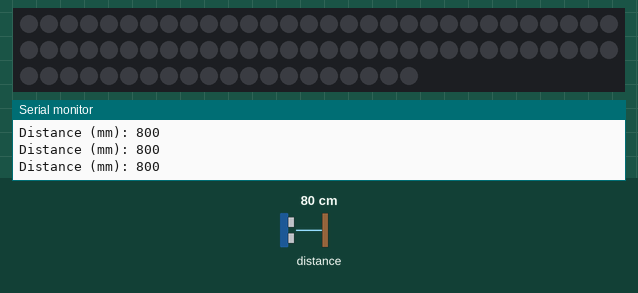
This sketch was run on a simulated Arduino Uno, built with avr-gcc and run on an emulated ATmega328P. Shown: 80 RGB LEDs in strip order, left to right, continuing on the next row, the last lines printed to the serial monitor. Inputs (shaded band) come from the test bench; at power-on: distance to the obstacle 80 cm. Dim RGB values are drawn brighter than linear.

Above: at 1.2 s.
1.3 s: distance to the obstacle set to 2 cm
At 1.91 s:
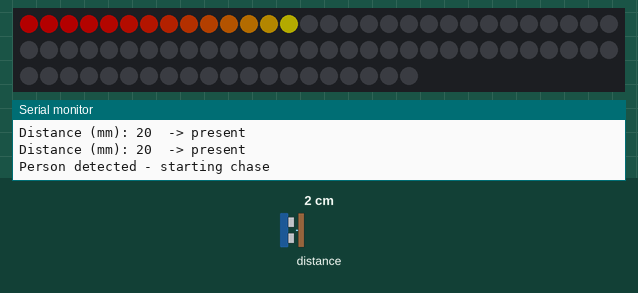
At 3.8 s:
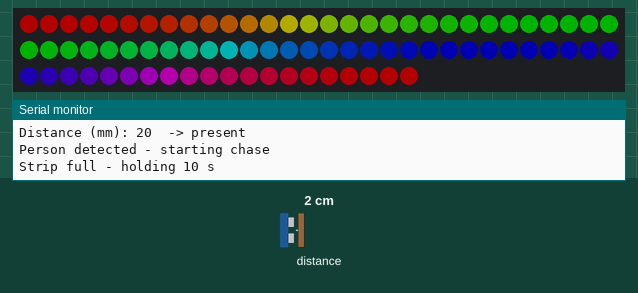
Timing chart, 0 to 5.3 s (numbered marks = the images above; inputs shaded):
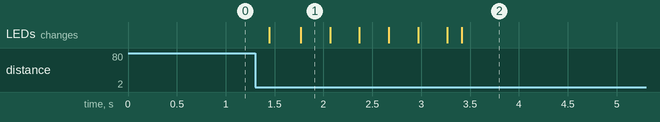

Measured:
- after the input at 1.3 s, the LEDs: first change after 0.14 s (image 1 shows a later state)

The sketch:

presence_chase.ino
```cpp
// Presence-triggered NeoPixel chase
//
// Behaviour (from Lucia's notes):
//   1. Nobody there          -> strip is dark.
//   2. Person sensed         -> rainbow chase fills the strip, pixel by pixel, to LED_COUNT (80).
//   3. Strip fully lit       -> holds for 10 seconds, ignoring the sensor (no flicker / no restart).
//   4. After 10 seconds      -> strip turns off and the piece re-arms for the next person.
//
// Debounce: a person must be seen on DEBOUNCE_READINGS consecutive sensor readings
// before the chase starts, so a single noisy reading can't trigger it.
//
// Hardware notes: 1000 uF cap across the strip's +/-, 300-500 ohm resistor on DATA-IN,
// and a level shifter if the board is 3.3V and the strip is 5V.

#include <Adafruit_NeoPixel.h>
#include "Adafruit_VL53L0X.h"

// ---------------- Settings you can tune ----------------
#define LED_PIN     6
#define LED_COUNT   80     // number of pixels in the chase
#define BRIGHTNESS  60     // 0-255. Lower if the strip browns out / resets at full white.

const uint16_t      TRIGGER_DISTANCE_MM = 800;    // person counts as "present" closer than this
const uint8_t       DEBOUNCE_READINGS   = 3;      // consecutive readings needed to trigger / to count as gone
const unsigned long SENSOR_INTERVAL_MS  = 50;     // how often to read the sensor while waiting
const unsigned long CHASE_STEP_MS       = 25;     // time between pixels (80 x 25 ms = 2 s chase)
const unsigned long HOLD_MS             = 10000;  // stay fully lit this long

// false: after the 10 s hold, a person still standing there will trigger a new chase.
// true:  after the 10 s hold, the area must be empty before it can trigger again.
const bool WAIT_FOR_EMPTY_BEFORE_REARM = true;
// --------------------------------------------------------

Adafruit_NeoPixel strip(LED_COUNT, LED_PIN, NEO_GRB + NEO_KHZ800);
Adafruit_VL53L0X lox = Adafruit_VL53L0X();

enum State { IDLE, CHASING, HOLDING };
State state = IDLE;

unsigned long lastSensorRead = 0;
unsigned long lastChaseStep  = 0;
unsigned long holdStart      = 0;
uint16_t      chaseIndex     = 0;

uint8_t presentCount = 0;   // consecutive "someone is there" readings
uint8_t absentCount  = 0;   // consecutive "nobody there" readings
bool    armed        = true;

// Reads the sensor once and updates the debounce counters.
void updatePresence() {
  VL53L0X_RangingMeasurementData_t measure;
  lox.rangingTest(&measure, false);

  bool valid = (measure.RangeStatus != 4);  // status 4 = out of range / bad reading
  bool close = valid && measure.RangeMilliMeter > 0 &&
               measure.RangeMilliMeter < TRIGGER_DISTANCE_MM;

  if (valid) {
    Serial.print(F("Distance (mm): "));
    Serial.print(measure.RangeMilliMeter);
  } else {
    Serial.print(F("out of range"));
  }
  Serial.println(close ? F("  -> present") : F(""));

  if (close) {
    if (presentCount < 255) presentCount++;
    absentCount = 0;
  } else {
    if (absentCount < 255) absentCount++;
    presentCount = 0;
  }

  if (!armed && absentCount >= DEBOUNCE_READINGS) {
    armed = true;
    Serial.println(F("Area empty - re-armed"));
  }
}

void setup() {
  Serial.begin(115200);
  // Wait at most 2 s for the Serial Monitor. A bare `while (!Serial)` hangs forever
  // on USB-native boards when no computer is attached (e.g. in the installation).
  unsigned long start = millis();
  while (!Serial && millis() - start < 2000) {}

  strip.begin();
  strip.setBrightness(BRIGHTNESS);
  strip.clear();
  strip.show();

  if (!lox.begin()) {
    Serial.println(F("Failed to boot VL53L0X - check wiring (SDA/SCL/VIN/GND)"));
    // Visible error: first pixel red, so you can tell without a computer.
    strip.setPixelColor(0, strip.Color(255, 0, 0));
    strip.show();
    while (1) {}
  }

  Serial.println(F("Ready - waiting for someone"));
}

void loop() {
  unsigned long now = millis();

  switch (state) {

    case IDLE:
      // Only read the sensor while waiting (and during the hold if we need to see the person leave).
      if (now - lastSensorRead >= SENSOR_INTERVAL_MS) {
        lastSensorRead = now;
        updatePresence();
      }
      if (armed && presentCount >= DEBOUNCE_READINGS) {
        Serial.println(F("Person detected - starting chase"));
        strip.clear();
        strip.show();
        chaseIndex    = 0;
        lastChaseStep = now;
        state         = CHASING;
      }
      break;

    case CHASING:
      // Non-blocking chase: light one more pixel each CHASE_STEP_MS.
      if (now - lastChaseStep >= CHASE_STEP_MS) {
        lastChaseStep = now;
        uint16_t hue = (uint32_t)chaseIndex * 65536L / LED_COUNT;
        strip.setPixelColor(chaseIndex, strip.gamma32(strip.ColorHSV(hue)));
        strip.show();
        chaseIndex++;
        if (chaseIndex >= LED_COUNT) {
          Serial.println(F("Strip full - holding 10 s"));
          holdStart = now;
          state     = HOLDING;
        }
      }
      break;

    case HOLDING:
      // Sensor is ignored here, so nobody walking in/out can flicker or restart it.
      if (now - holdStart >= HOLD_MS) {
        Serial.println(F("Hold finished - resetting"));
        strip.clear();
        strip.show();
        presentCount = 0;  // need a fresh, debounced detection to trigger again
        absentCount  = 0;
        armed        = !WAIT_FOR_EMPTY_BEFORE_REARM;
        state        = IDLE;
      }
      break;
  }
}
```
